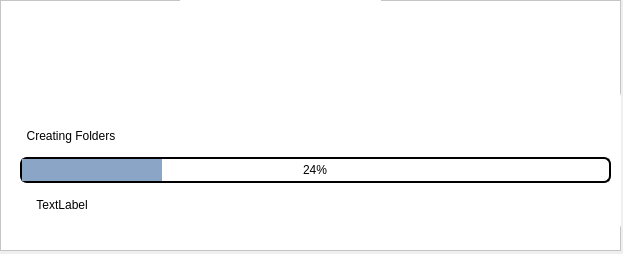
<?xml version="1.0" encoding="UTF-8"?>
<ui version="4.0">
 <class>MainWindow</class>
 <widget class="QMainWindow" name="MainWindow">
  <property name="geometry">
   <rect>
    <x>0</x>
    <y>0</y>
    <width>623</width>
    <height>254</height>
   </rect>
  </property>
  <property name="windowTitle">
   <string>Photo Organizer</string>
  </property>
  <widget class="QWidget" name="centralwidget">
   <widget class="QFrame" name="frame">
    <property name="geometry">
     <rect>
      <x>0</x>
      <y>0</y>
      <width>621</width>
      <height>251</height>
     </rect>
    </property>
    <property name="styleSheet">
     <string notr="true">background-color: rgb(255, 255, 255);</string>
    </property>
    <property name="frameShape">
     <enum>QFrame::StyledPanel</enum>
    </property>
    <property name="frameShadow">
     <enum>QFrame::Raised</enum>
    </property>
    <widget class="QFrame" name="frame_2">
     <property name="geometry">
      <rect>
       <x>10</x>
       <y>90</y>
       <width>611</width>
       <height>141</height>
      </rect>
     </property>
     <property name="styleSheet">
      <string notr="true">border: 1.5px solid white;
border-radius: 7;
background-color: white;</string>
     </property>
     <property name="frameShape">
      <enum>QFrame::StyledPanel</enum>
     </property>
     <property name="frameShadow">
      <enum>QFrame::Raised</enum>
     </property>
     <widget class="QWidget" name="verticalLayoutWidget">
      <property name="geometry">
       <rect>
        <x>10</x>
        <y>30</y>
        <width>591</width>
        <height>100</height>
       </rect>
      </property>
      <layout class="QVBoxLayout" name="verticalLayout">
       <item>
        <widget class="QLabel" name="label">
         <property name="styleSheet">
          <string notr="true">border:none;
font: 13pt &quot;Akshar&quot;;</string>
         </property>
         <property name="text">
          <string>  Creating Folders</string>
         </property>
        </widget>
       </item>
       <item>
        <widget class="QProgressBar" name="pBar">
         <property name="styleSheet">
          <string notr="true">QProgressBar{
color: rgb(0,0,0);
	font: 75 12pt &quot;Georgia&quot;;
gridline-color: rgb(255, 0, 0);
background-color: rgb(255, 255, 255);
text-align:center;
border-color: black;
}

QProgressBar::chunk
{
	background-color:#8ba5c6
}
</string>
         </property>
         <property name="value">
          <number>24</number>
         </property>
        </widget>
       </item>
       <item>
        <widget class="QLabel" name="iLabel">
         <property name="styleSheet">
          <string notr="true">border: none;
font: 13pt &quot;Akshar&quot;;</string>
         </property>
         <property name="text">
          <string>     TextLabel</string>
         </property>
        </widget>
       </item>
      </layout>
     </widget>
    </widget>
    <widget class="QLabel" name="label_2">
     <property name="geometry">
      <rect>
       <x>180</x>
       <y>-30</y>
       <width>201</width>
       <height>101</height>
      </rect>
     </property>
     <property name="text">
      <string>&lt;html&gt;&lt;head/&gt;&lt;body&gt;&lt;p&gt;&lt;img src=&quot;:/newPrefix/resources/dino-logo-resized.jpg&quot;/&gt;&lt;/p&gt;&lt;/body&gt;&lt;/html&gt;</string>
     </property>
    </widget>
   </widget>
  </widget>
 </widget>
 <resources/>
 <connections/>
</ui>
